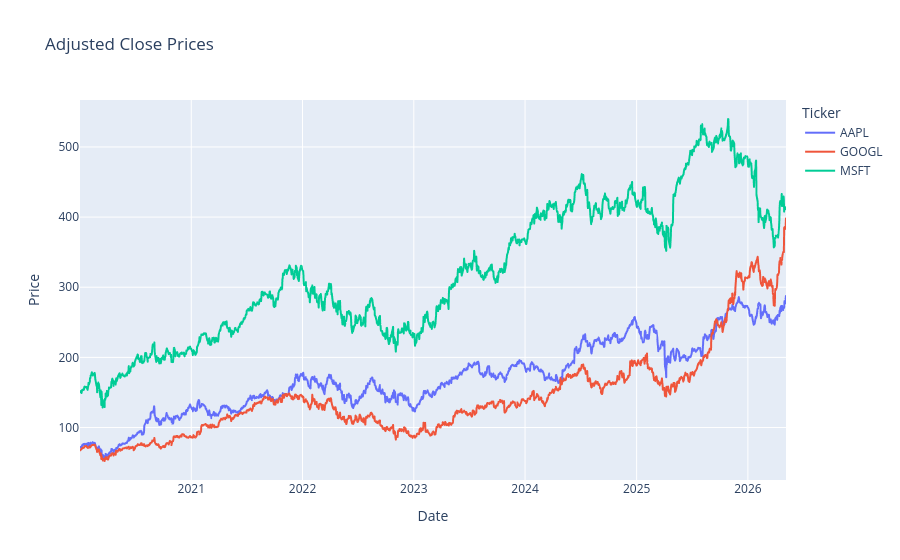

Notebook code for this chart:
### Code cell
# Price chart: visualize adjusted close price history.

px.line(prices, title="Adjusted Close Prices", labels={"value": "Price", "Date": "Date"})

### Figure 1 — Plotly figure (JSON) as saved in the notebook; plotly's stock layout.template omitted (floating-point values rounded to 4 significant figures; data arrays with more than 128 entries replaced by an {"elided": "..."} marker saying what was removed)
{"data": [{"hovertemplate": "Ticker=AAPL<br>Date=%{x}<br>Price=%{y}<extra></extra>", "legendgroup": "AAPL", "line": {"color": "#636efa", "dash": "solid"}, "marker": {"symbol": "circle"}, "mode": "lines", "name": "AAPL", "showlegend": true, "type": "scattergl", "x": {"elided": "1594 str values"}, "xaxis": "x", "y": {"elided": "1594 float values"}, "yaxis": "y"}, {"hovertemplate": "Ticker=GOOGL<br>Date=%{x}<br>Price=%{y}<extra></extra>", "legendgroup": "GOOGL", "line": {"color": "#EF553B", "dash": "solid"}, "marker": {"symbol": "circle"}, "mode": "lines", "name": "GOOGL", "showlegend": true, "type": "scattergl", "x": {"elided": "1594 str values"}, "xaxis": "x", "y": {"elided": "1594 float values"}, "yaxis": "y"}, {"hovertemplate": "Ticker=MSFT<br>Date=%{x}<br>Price=%{y}<extra></extra>", "legendgroup": "MSFT", "line": {"color": "#00cc96", "dash": "solid"}, "marker": {"symbol": "circle"}, "mode": "lines", "name": "MSFT", "showlegend": true, "type": "scattergl", "x": {"elided": "1594 str values"}, "xaxis": "x", "y": {"elided": "1594 float values"}, "yaxis": "y"}], "layout": {"legend": {"title": {"text": "Ticker"}, "tracegroupgap": 0}, "title": {"text": "Adjusted Close Prices"}, "xaxis": {"anchor": "y", "domain": [0, 1], "title": {"text": "Date"}}, "yaxis": {"anchor": "x", "domain": [0, 1], "title": {"text": "Price"}}}}
